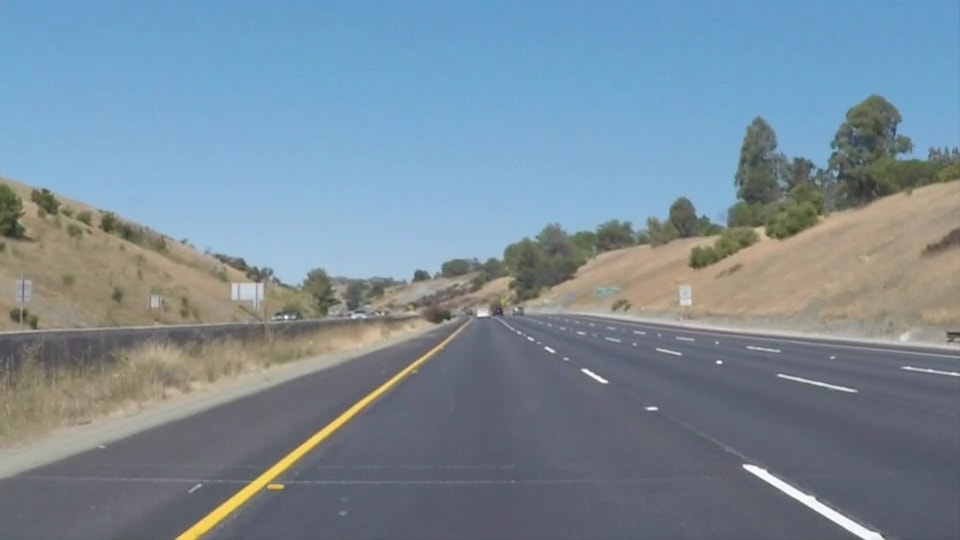
#> input picture test_image/1.jpg, 960 x 540 px; its folder holds only this picture in this run
$ jupyter execute FINAL1.ipynb
#> lines starting #> are read from the running program, lines starting #| are printed output that depends on the picture; after the words box and inside, x2 and y2 are one past the last pixel; in counts of white or black regions, pixels touching at a corner belong together
[cell 1]
import cv2
import os
import glob
import matplotlib.image as mpimg
import matplotlib.pyplot as plt

[cell 2]
img_dir = "C:\\Users\\sudhir\\Desktop\\LANE DETECTION\\test_image"
data_path = os.path.join(img_dir,'*g')
files = glob.glob(data_path)
data = []
for f1 in files:
    img = cv2.imread(f1)
#> img is the input picture: shape (540, 960, 3); mean B, G, R 152.9, 139.4, 121.2
    img=cv2.cvtColor(img,cv2.COLOR_BGR2RGB)
    data.append(img)

[cell 3]
def display_images(images, cmap=None):
    plt.figure(figsize=(40,40))
    for i, image in enumerate(images):
        plt.subplot(3,2,i+1)
        plt.imshow(image, cmap)
        plt.autoscale(tight=True)
#> this loop made 1 pass
    plt.show()

[cell 4]
display_images(data)

[cell 5]
import numpy as np

[cell 6]
def color_filter(image):
    #convert to HLS to mask based on HLS
    hls = cv2.cvtColor(image, cv2.COLOR_RGB2HLS)
#> hls: shape (540, 960, 3); mean of channels 0, 1, 2 85.9, 137.3, 65.5
    lower = np.array([0,190,0])
    upper = np.array([255,255,255])
    yellower = np.array([10,0,90])
    yelupper = np.array([50,255,255])
    yellowmask = cv2.inRange(hls, yellower, yelupper)
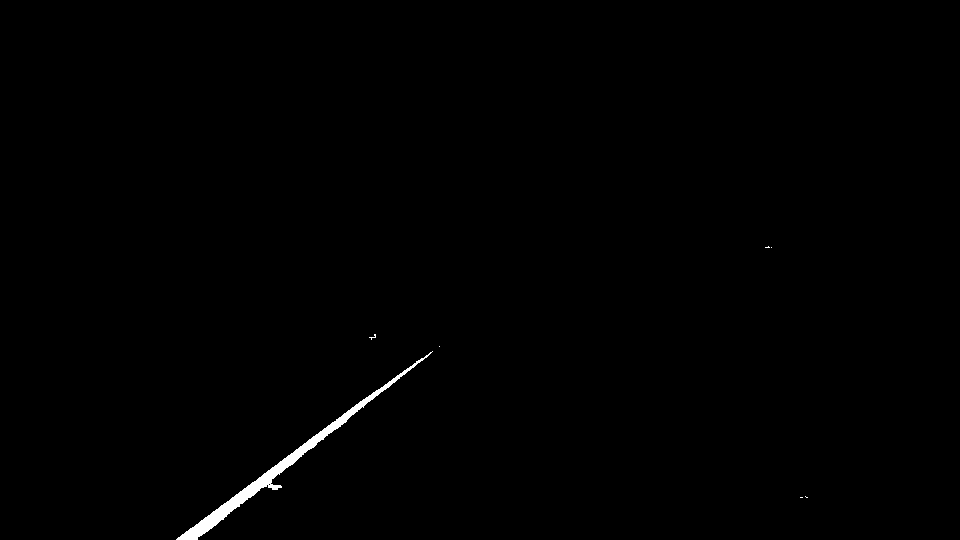
#> yellowmask: shape (540, 960); 0.5% white; 7 white regions (6 under 20 px), largest, box (x1, y1, x2, y2) and area: (176, 351, 433, 540) 2549
    whitemask = cv2.inRange(hls, lower, upper)
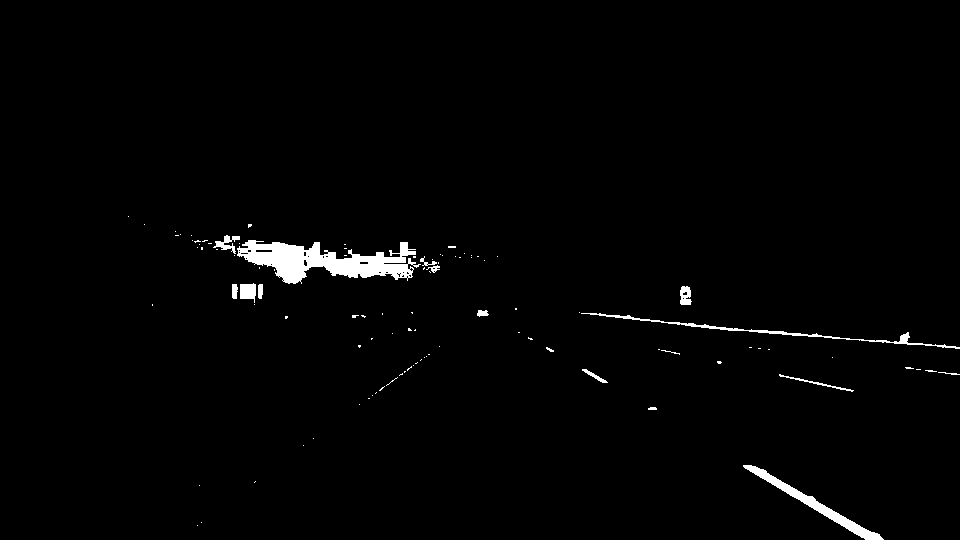
#> whitemask: shape (540, 960); 1.5% white; 102 white regions (85 under 20 px), largest, box (x1, y1, x2, y2) and area: (237, 240, 421, 284) 4027, (743, 465, 884, 540) 1296, (581, 313, 960, 349) 899
    mask = cv2.bitwise_or(yellowmask, whitemask)  #bitwise_or
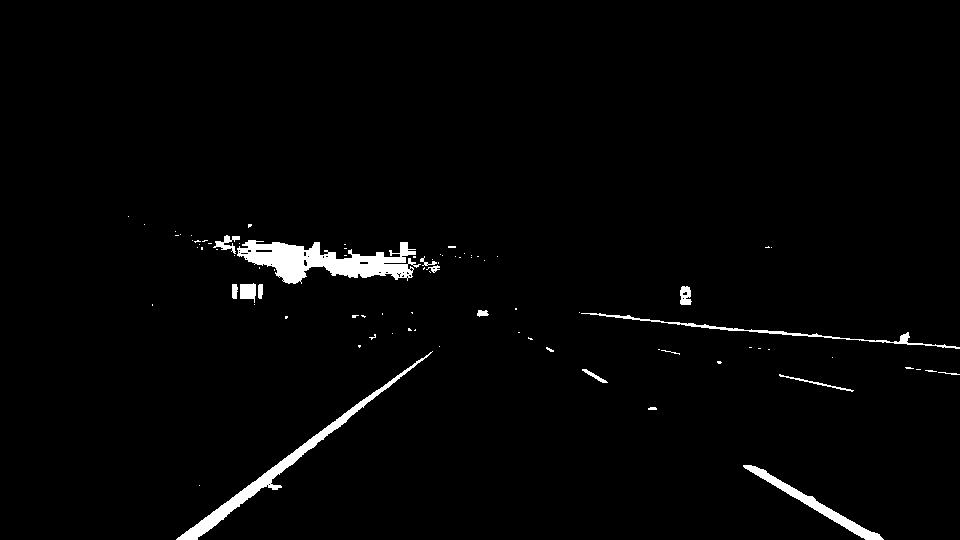
#> mask: shape (540, 960); 2% white; 85 white regions (67 under 20 px), largest, box (x1, y1, x2, y2) and area: (237, 240, 421, 284) 4027, (176, 351, 433, 540) 2549, (743, 465, 884, 540) 1296
    masked = cv2.bitwise_and(image, image, mask = mask) #bitwise_and
    return masked

[cell 7]
filtered_img = list(map(color_filter, data))
#> filtered_img = 1 item

[cell 8]
display_images(filtered_img)
#> the loop in display_images (call 2), `for i, image in enumerate(images):` made 1 pass

[cell 9]
def roi(img):
    x = int(img.shape[1])
#> x = 960
    y = int(img.shape[0])
#> y = 540
    shape = np.array([[int(0), int(y)], [int(x), int(y)], [int(0.55*x), int(0.6*y)], [int(0.45*x), int(0.6*y)]])
    #define a numpy array with the dimensions of img, but comprised of zeros
    mask = np.zeros_like(img)
    #Uses 3 channels or 1 channel for 6color depending on input image
    if len(img.shape) > 2:
        channel_count = img.shape[2]
#> channel_count = 3
        ignore_mask_color = (255,) * channel_count
#> ignore_mask_color = (255, 255, 255)
    else:
        ignore_mask_color = 255
    #creates a polygon with the mask color
    cv2.fillPoly(mask, np.int32([shape]), ignore_mask_color)
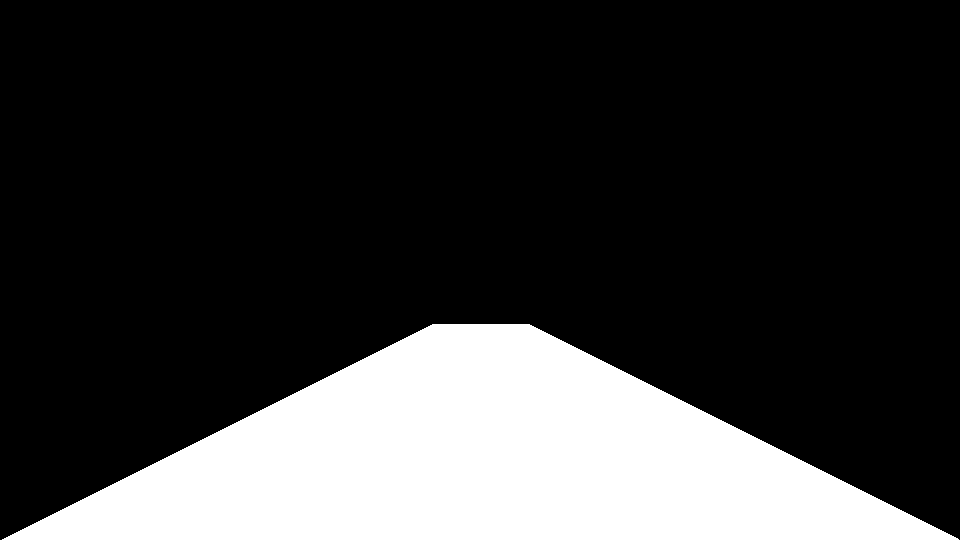
#> mask: shape (540, 960, 3); 22% white; 1 white region, box (x1, y1, x2, y2) and area: (2, 324, 959, 540) 114047
    #returns the image only where the mask pixels are not zero
    masked_image = cv2.bitwise_and(img, mask)
    return masked_image

[cell 10]
roi_img = list(map(roi, filtered_img))
#> roi_img = 1 item

[cell 11]
display_images(roi_img)

[cell 12]
def grayscale(img):
    return cv2.cvtColor(img, cv2.COLOR_RGB2GRAY)
def canny(img):
    return cv2.Canny(grayscale(img), 50, 120)
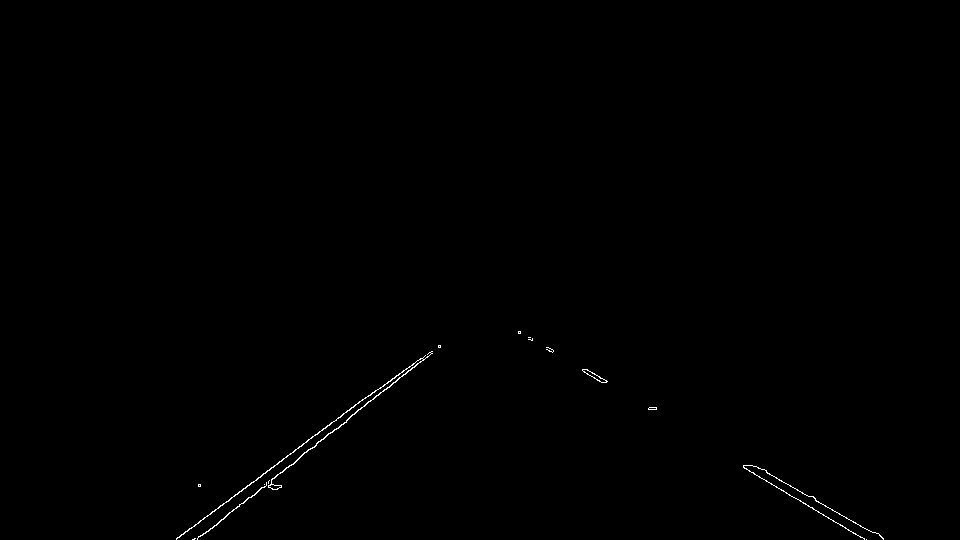
#> returned value: shape (540, 960); 0.25% white in thin lines or dots, all inside (x1, y1, x2, y2) = (176, 331, 884, 540)
canny_img = list(map(canny, roi_img))
#> canny_img = 1 item
display_images(canny_img,cmap='gray')

$ run again, on test_image/2.jpg
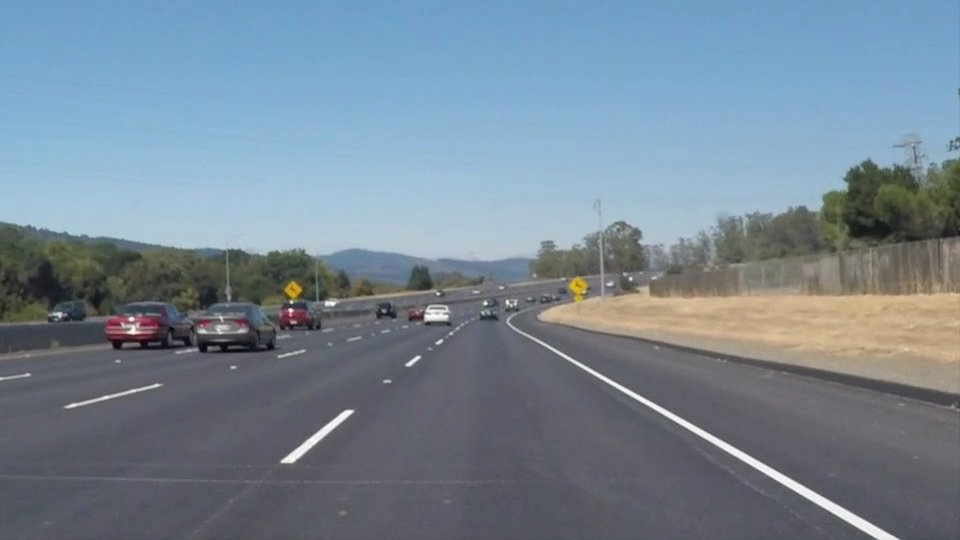
#> input picture test_image/2.jpg, 960 x 540 px
#> img is the input picture: shape (540, 960, 3); mean B, G, R 148.1, 134.5, 118.5
#> the loop in display_images, `for i, image in enumerate(images):` made 1 pass
#> hls: shape (540, 960, 3); mean of channels 0, 1, 2 97.9, 133.5, 57.7
#> in color_filter, `yellowmask = cv2.inRange(hls, yellower, yelupper)`:
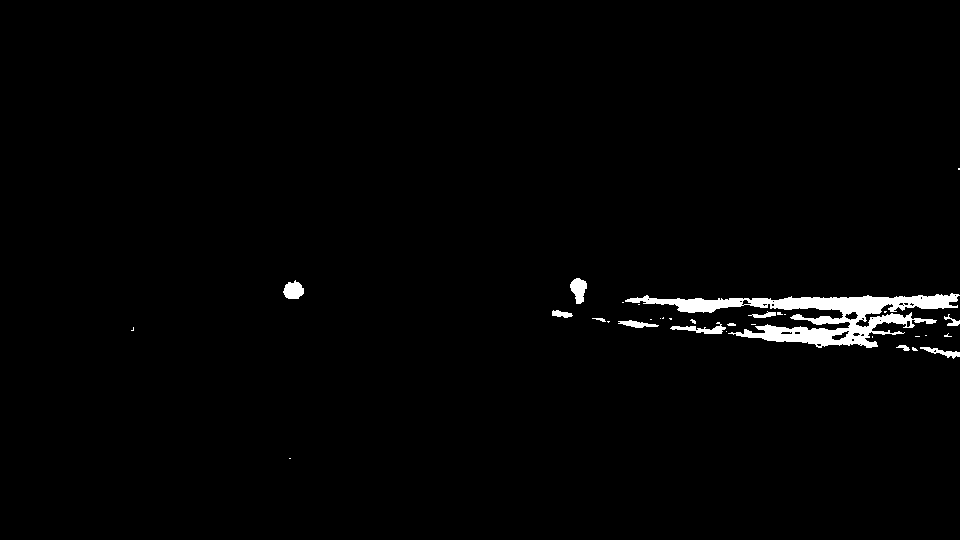
#> yellowmask: shape (540, 960); 1.6% white; 33 white regions (21 under 20 px), largest, box (x1, y1, x2, y2) and area: (625, 293, 960, 348) 6433, (570, 278, 587, 304) 292, (283, 280, 304, 299) 286
#> whitemask: shape (540, 960); 7.2% white; 96 white regions (79 under 20 px), largest, box (x1, y1, x2, y2) and area: (0, 171, 599, 260) 32481, (527, 335, 898, 540) 2412, (281, 410, 353, 463) 596
#> filtered_img = 1 item
#> the loop in display_images (call 2), `for i, image in enumerate(images):` made 1 pass
#> in canny, `return cv2.Canny(grayscale(img), 50, 120)`:
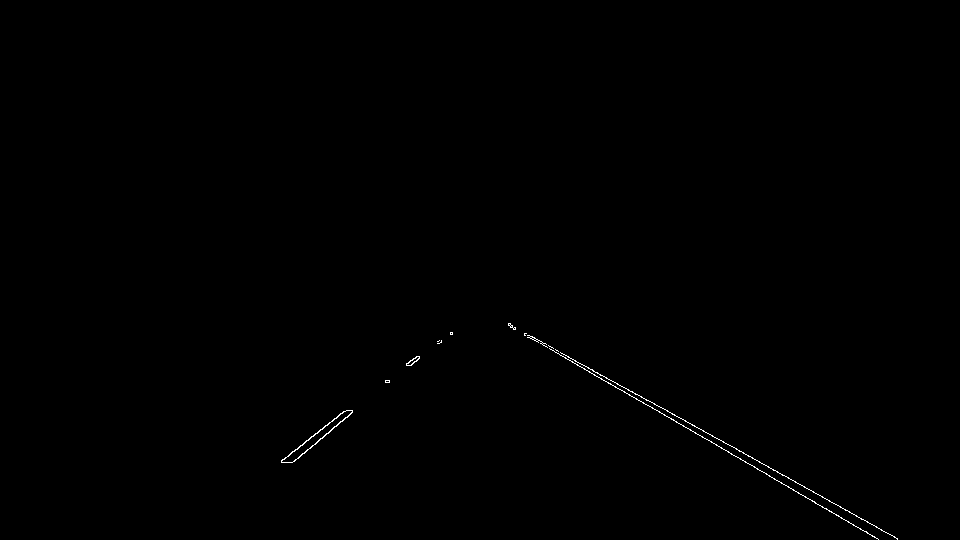
#> returned value: shape (540, 960); 0.23% white in thin lines or dots, all inside (x1, y1, x2, y2) = (281, 323, 898, 540)
